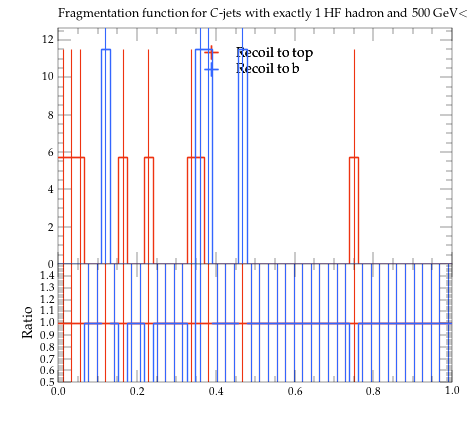

The script that saved this image:
#! /usr/bin/env python

# This Python script was auto-generated using YODA v2.0.2.
# Analysis object: /MC_HFDECAYS/high_pT_frag_C_jet_1H
# Timestamp: 31-07-2026 (13:13:53)

import matplotlib as mpl
import matplotlib.pyplot as plt
mpl.use('Agg') # comment out for interactive use
import os
import numpy as np

plotDir = os.path.split(os.path.realpath(__file__))[0]
if 'YODA_USER_PLOT_PATH' in globals():
    plot_outdir = globals()['YODA_USER_PLOT_PATH']
else:
    plot_outdir = plotDir

#plot style
plt.style.use(os.path.join(plotDir, '../default.mplstyle'))
# plot metadata
figW, figH = plt.rcParams['figure.figsize']
ax_xLabel = r''
ax_yLabel = r''
ax_title  = r'Fragmentation function for $C$-jets with exactly 1 HF hadron and 500 GeV$<p_\mathrm{T,jet}<$1000 GeV'
ax_xScale = 'linear'
ax_yScale = 'linear'
xLims = (0.0, 1.0)
yLims = (0.0, 12.65)

# TeX-friendly labels for the legend
labels = {
    'legend' : ([ r"Recoil to top", r"Recoil to b" ], r""),
}

# Adjust canvas width and height
canvasW = 10.0
canvasH = 9.0
figW *= canvasW/10.
figH *= canvasH/9.

# Create figure and axis objects
fig, (ax, ratio0_ax) = plt.subplots(2, 1, sharex=True,
                  figsize=(figW,figH), gridspec_kw={'height_ratios': (6.0, 3.0)})

# Set figure margins
plt.subplots_adjust(
    left   = 1.0 * plt.rcParams['figure.subplot.left'],
    right  = 1.0 * plt.rcParams['figure.subplot.right'],
    top    = 1.0 * plt.rcParams['figure.subplot.top'],
    bottom = 1.0 * plt.rcParams['figure.subplot.bottom'])

ratio0_ax.yaxis.set_major_locator(mpl.ticker.MultipleLocator(0.1))
ratio0_ax.set_ylim(0.5, 1.4999)
ratio0_ax.set_ylabel('Ratio')

# the numerical data is stored in a separate file
dataf = dict()
prefix = os.path.split(__file__)[0]
if prefix:    prefix = prefix + '/'
exec(open(prefix+'high_pT_frag_C_jet_1H__data.py').read(), dataf)


legend_handles = dict() # keep track of handles for the legend

# style options for curves
# starts at zorder>=5 to draw curve on top of legend
styles = {
  'recoil_t': {
    'color' : '#EE3311',
    'linestyle' : '-',
    'linewidth' : 1,
    'marker' : 'none',
    'markersize' : 2,
    'capsize' : 0.0,
    'zorder' : 5,
    'histstyle' : 1,
    'drawstyle' : 'steps-pre',
    'xerrorbars' : 1,
    'yerrorbars' : 1,
    'fillcolor' : None,
    'fillopacity' : 1.0,
    'ratio0_linestyle' : '-',
    'ratio0_linewidth' : 1,
    'ratio0_marker' : 'none',
    'ratio0_markersize' : 2,
    'ratio0_capsize' : 0.0,
    'ratio0_zorder' : 5,
    'ratio0_histstyle' : 1,
    'ratio0_drawstyle' : 'steps-pre',
    'ratio0_xerrorbars' : 1,
    'ratio0_yerrorbars' : 1,
  },
  'recoil_b': {
    'color' : '#3366FF',
    'linestyle' : '-',
    'linewidth' : 1,
    'marker' : 'none',
    'markersize' : 2,
    'capsize' : 0.0,
    'zorder' : 6,
    'histstyle' : 1,
    'drawstyle' : 'steps-pre',
    'xerrorbars' : 1,
    'yerrorbars' : 1,
    'fillcolor' : None,
    'fillopacity' : 1.0,
    'ratio0_linestyle' : '-',
    'ratio0_linewidth' : 1,
    'ratio0_marker' : 'none',
    'ratio0_markersize' : 2,
    'ratio0_capsize' : 0.0,
    'ratio0_zorder' : 6,
    'ratio0_histstyle' : 1,
    'ratio0_drawstyle' : 'steps-pre',
    'ratio0_xerrorbars' : 1,
    'ratio0_yerrorbars' : 1,
  },
}

# curve from input yoda files in main panel
for label, yvals in dataf['yvals'].items():
    if all(np.isnan(v) for v in dataf['yvals'][label]):
        continue
    tmp = None
    if styles[label]['histstyle']: # draw as histogram
        xpos = dataf['xedges'][label] if styles[label]['drawstyle'] else dataf['xpoints'][label]
        ypos = np.insert(yvals, 0, yvals[0]) if styles[label]['drawstyle'] else yvals
        if styles[label]['fillcolor']: # fill area below curve
            ax.fill_between(xpos, ypos, step='pre',
                            color=styles[label]['fillcolor'],
                            alpha=styles[label]['fillopacity'])
        tmp, = ax.plot(xpos, ypos,
                       color=styles[label]['color'],
                       linestyle=styles[label]['linestyle'],
                       linewidth=styles[label]['linewidth'],
                       drawstyle=styles[label]['drawstyle'], solid_joinstyle='miter',
                       zorder=styles[label]['zorder'], label=label)
    tmp = ax.errorbar(dataf['xpoints'][label], yvals,
                      xerr=np.array(dataf['xerrs'][label])*styles[label]['xerrorbars'],
                      yerr=np.array(dataf['yerrs'][label])*styles[label]['yerrorbars'],
                      fmt=styles[label]['marker'], capsize=styles[label]['capsize'],
                      markersize=styles[label]['markersize'],
                      ecolor=styles[label]['color'],
                      color=styles[label]['color'], zorder=styles[label]['zorder'])
    tmp[-1][0].set_linestyle(styles[label]['linestyle'])
    tmp[-1][0].set_linewidth(styles[label]['linewidth'])
    if label in dataf['add_legend_handle']:  legend_handles[label] = tmp
    for varLabel in dataf['variation_yvals'].keys():
        if varLabel.startswith(label):
            tmp, = ax.plot(dataf['xedges'][label], dataf['variation_yvals'][varLabel],
                           color=styles[label]['color'],
                           linestyle=styles[label]['linestyle'],
                           linewidth=styles[label]['linewidth'],
                           drawstyle='steps-pre', solid_joinstyle='miter',
                           zorder=styles[label]['zorder'], alpha=0.5)


# plots on ratio panel
# curve from input yoda files in ratio panel
for label, yvals in dataf['ratio0_yvals'].items():
    if all(np.isnan(v) for v in yvals):
        continue
    if styles[label]['ratio0_histstyle']: # plot as histogram
        xpos = dataf['xedges']['recoil_t'] if styles[label]['ratio0_drawstyle'] else dataf['xpoints']['recoil_t']
        ypos = np.insert(yvals, 0, yvals[0]) if styles[label]['ratio0_drawstyle'] else yvals
        ratio0_ax.plot(xpos, ypos,
                       color=styles[label]['color'],
                       linewidth=styles[label]['linewidth'],
                       linestyle=styles[label]['ratio0_linestyle'],
                       drawstyle=styles[label]['ratio0_drawstyle'], zorder=styles[label]['zorder'],
                       solid_joinstyle='miter')
    tmp = ratio0_ax.errorbar(dataf['xpoints']['recoil_t'], yvals,
                             xerr=np.array(dataf['ref_xerrs'])*styles[label]['ratio0_xerrorbars'],
                             yerr=np.array(dataf['ratio0_yerrs'][label])*styles[label]['ratio0_yerrorbars'],
                             fmt=styles[label]['ratio0_marker'], capsize=styles[label]['ratio0_capsize'],
                             markersize=styles[label]['ratio0_markersize'],
                             ecolor=styles[label]['color'],
                             color=styles[label]['color'])
    tmp[-1][0].set_linestyle(styles[label]['ratio0_linestyle'])
    tmp[-1][0].set_linewidth(styles[label]['ratio0_linewidth'])

    for varlabel in dataf['ratio0_variation_vals'].keys():
        if varlabel.startswith(label):
            ratio0_ax.plot(dataf['xedges']['recoil_t'],
                            dataf['ratio0_variation_vals'][varlabel],
                            color=styles[label]['color'],
                            linestyle=styles[label]['linestyle'],
                            linewidth=styles[label]['linewidth'],
                            drawstyle='steps-pre', solid_joinstyle='miter',
                            zorder=1, alpha=0.5)

legend_items = list(legend_handles.values())
ax.add_artist(ax.legend(legend_items,
                        labels['legend'][0],
                        title=labels['legend'][1],
                        alignment='left',
                        loc='upper center',
                        bbox_to_anchor=(0.5, 0.97)))

# set plot metadata as defined above
ratio0_ax.set_xlabel(ax_xLabel)
ratio0_ax.xaxis.set_label_coords(1., -0.15)
ax.set_ylabel(ax_yLabel, ha='right', va='top')
ax.yaxis.set_label_coords(-0.11, 1.0)
ax.set_title(ax_title, loc='left')
ax.set_xscale(ax_xScale)
ax.set_yscale(ax_yScale)
ax.set_xlim(xLims)
ax.set_ylim(yLims)

# tick formatting
plt.rcParams['xtick.top'] = True
plt.rcParams['ytick.right'] = True
fig.align_ylabels((ax, ratio0_ax))
plt.savefig(os.path.join(plot_outdir, 'high_pT_frag_C_jet_1H.pdf'), format='PDF')
plt.savefig(os.path.join(plot_outdir, 'high_pT_frag_C_jet_1H.png'), format='PNG')

plt.close(fig)
